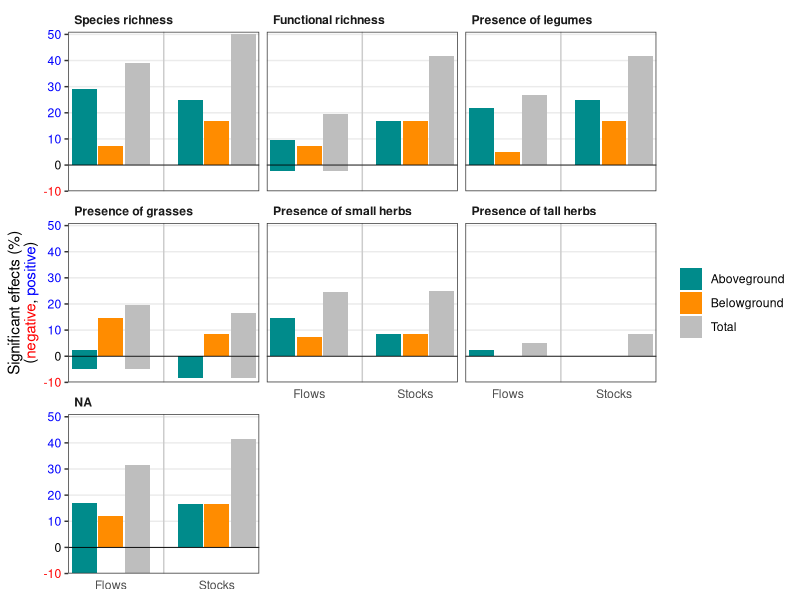

Recreate this plot in R.
library(tidyverse)
library(ggtext)

# Prepare data ------------------------------------------------------------

dat <- read_csv("Results/Summary_Effects_MainText.csv")

dat <- dat %>%
  mutate(Dimens = case_when(
    Dimens == "flow" ~ "Flows",
    Dimens == "stock" ~ "Stocks"
  )) %>%
  select(predictor, Dimens, Total_pr, AG_pr, BG_pr, Eff_sighn) %>%
  pivot_longer(!c(predictor, Dimens, Eff_sighn)) %>%
  mutate(value = case_match(
    Eff_sighn,
    "negative" ~ value * -1,
    "positive" ~ value
  )) %>%
  mutate(
    predictor = factor(predictor,
      levels = c("sowndiv", "numfg", "leg.ef", "gr.ef", "sh.ef", "th.ef")
    )
  )

# Prepare plot ------------------------------------------------------------

# Modify factor labels

predictor_label <- c(
  gr.ef = "Presence of grasses",
  leg.ef = "Presence of legumes",
  numfg = "Functional richness",
  sh.ef = "Presence of small herbs",
  sowndiv = "Species richness",
  th.ef = "Presence of tall herbs"
)

# Make plot ---------------------------------------------------------------

barplot_effects <- dat %>%
  ggplot(aes(x = Dimens, y = value, fill = name)) +
  geom_col(position = position_dodge(width = 0.75), width = 0.7) +
  geom_vline(xintercept = 1.5, color = "grey80") +
  geom_hline(yintercept = 0, size = 0.3) +
  labs(y = "Significant effects (%)<br>(<span style = 'color: red;'>negative</span>,
       <span style = 'color: blue;'>positive</span>)") +
  scale_y_continuous(
    breaks = seq(-10, 50, by = 10),
    limits = c(-10, 51),
    expand = c(0, 0)
  ) +
  scale_x_discrete(expand = c(0.2, 0.2)) +
  scale_fill_manual(
    values = c("cyan4", "darkorange", "grey"),
    labels = c("Aboveground", "Belowground", "Total")
  ) +
  facet_wrap(~predictor, labeller = labeller(
    predictor = predictor_label
  )) +
  theme_bw() +
  theme(
    axis.title.x = element_blank(),
    axis.ticks.x = element_blank(),
    axis.title.y = element_markdown(),
    axis.text.y = element_text(color = c("red", "black", rep("blue", 5))),
    panel.grid.major.x = element_blank(),
    panel.grid.minor.x = element_blank(),
    panel.grid.minor.y = element_blank(),
    legend.title = element_blank(),
    strip.background = element_blank(),
    strip.text = element_text(hjust = 0, face = "bold")
  )

# Save plot ---------------------------------------------------------------

ggsave("Results/barplot_effects.png",
  width = 16, height = 8, units = "cm",
  scale = 1.3
)
